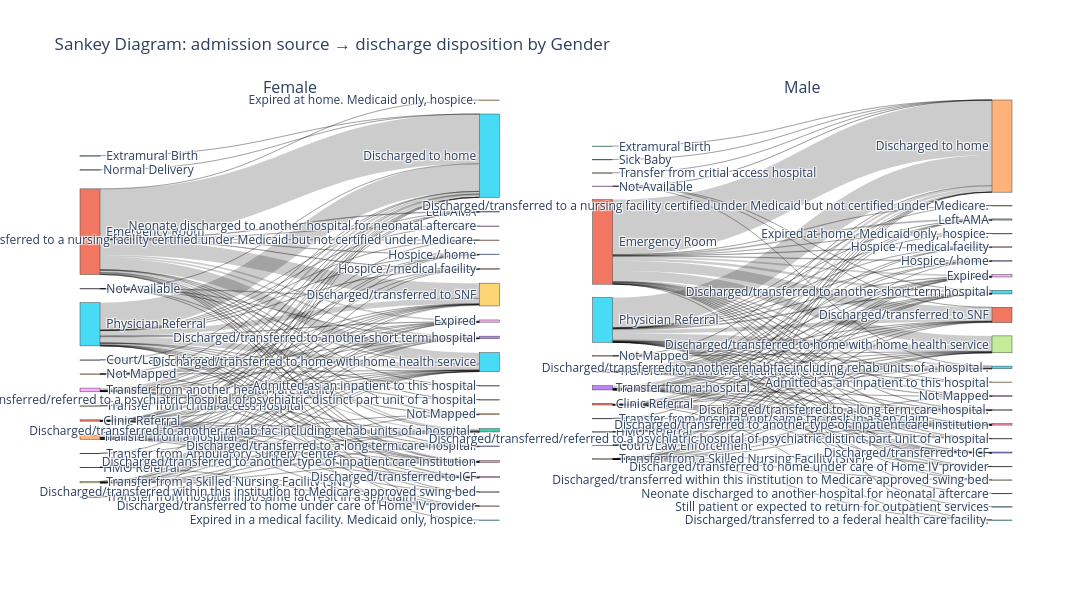

The notebook cell saved with this chart:
### Code cell
import plotly.graph_objects as go
from plotly.subplots import make_subplots

# Assuming df has columns: A, B, gender
genders = diabetic_data["gender"].dropna().unique()

fig = make_subplots(
    rows=1,
    cols=2,
    specs=[[{"type": "domain"}, {"type": "domain"}]],
    subplot_titles=[str(g) for g in genders]
)

for i, gender in enumerate(genders[:2], start=1):
    subset = diabetic_data[diabetic_data["gender"] == gender]

    # Count flows from A to B
    flows = (
        subset.groupby(["description_admissions_source", "description_discharge_disposition"])
        .size()
        .reset_index(name="count")
    )

    # Create distinct source and target nodes
    sources = flows["description_admissions_source"].unique().tolist()
    targets = flows["description_discharge_disposition"].unique().tolist()

    labels = sources + targets

    source_map = {v: j for j, v in enumerate(sources)}
    target_map = {
        v: j + len(sources)
        for j, v in enumerate(targets)
    }

    fig.add_trace(
        go.Sankey(
            node=dict(
                label=[str(x) for x in labels],
                pad=15,
                thickness=20
            ),
            link=dict(
                source=flows["description_admissions_source"].map(source_map),
                target=flows["description_discharge_disposition"].map(target_map),
                value=flows["count"]
            )
        ),
        row=1,
        col=i
    )

fig.update_layout(
    title_text="Sankey Diagram: admission source → discharge disposition by Gender",
    width=1200,
    height=600,
    font_size=12
)

fig.show()

### Figure 1 — Plotly figure (JSON) as saved in the notebook; plotly's stock layout.template omitted (floating-point values rounded to 4 significant figures)
{"data": [{"domain": {"x": [0, 0.45], "y": [0, 1]}, "link": {"source": [0, 0, 1, 1, 1, 1, 1, 1, 1, 1, 1, 1, 1, 1, 1, 1, 1, 1, 1, 1, 1, 1, 2, 3, 3, 3, 3, 3, 3, 4, 4, 4, 4, 4, 4, 5, 5, 5, 5, 5, 5, 5, 5, 5, 5, 5, 5, 5, 5, 5, 5, 5, 5, 5, 5, 6, 6, 7, 7, 7, 7, 7, 7, 7, 7, 7, 7, 7, 7, 8, 8, 8, 8, 8, 8, 8, 8, 8, 8, 8, 8, 9, 9, 9, 10, 10, 11, 11, 11, 11, 11, 11, 11, 11, 11, 11, 11, 11, 11, 11, 12, 12, 12, 12, 12, 12, 12, 12, 13, 14, 14, 14, 14, 14, 14, 14, 14, 14, 14, 14, 14, 14, 14], "target": [15, 16, 17, 15, 18, 19, 20, 21, 22, 23, 16, 24, 25, 26, 27, 28, 29, 30, 31, 32, 33, 34, 15, 15, 19, 22, 23, 16, 25, 15, 19, 23, 16, 25, 28, 17, 15, 18, 19, 20, 21, 22, 23, 16, 24, 25, 26, 27, 28, 35, 30, 31, 32, 33, 34, 15, 25, 15, 18, 19, 20, 22, 23, 16, 25, 28, 30, 31, 34, 15, 18, 19, 20, 22, 23, 16, 25, 28, 30, 31, 32, 15, 19, 25, 15, 25, 15, 18, 19, 20, 21, 22, 23, 16, 24, 25, 26, 28, 30, 32, 15, 19, 22, 23, 16, 24, 25, 28, 15, 15, 18, 19, 20, 22, 23, 16, 24, 25, 28, 30, 31, 32, 34], "value": [5, 1, 6, 17452, 285, 5323, 130, 23, 660, 606, 339, 17, 3990, 6, 37, 577, 4, 148, 122, 192, 3, 173, 1, 56, 5, 1, 5, 1, 3, 51, 16, 1, 1, 7, 2, 4, 9663, 98, 1876, 84, 8, 446, 204, 177, 14, 2166, 29, 28, 120, 1, 45, 35, 37, 1, 132, 1, 1, 27, 8, 384, 5, 6, 5, 6, 29, 23, 2, 4, 1, 855, 87, 237, 1, 10, 15, 49, 23, 11, 2, 1, 5, 3, 1, 1, 1, 7, 307, 10, 30, 2, 1, 15, 3, 10, 6, 81, 1, 10, 2, 2, 19, 8, 1, 2, 1, 1, 16, 1, 2, 840, 12, 125, 5, 21, 42, 26, 3, 322, 28, 3, 3, 4, 4]}, "node": {"label": [" Court/Law Enforcement", " Emergency Room", " Extramural Birth", " Not Available", " Not Mapped", " Physician Referral", " Transfer from Ambulatory Surgery Center", " Transfer from a Skilled Nursing Facility (SNF)", " Transfer from another health care facility", " Transfer from critial access hospital", " Transfer from hospital inpt/same fac reslt in a sep claim", "Clinic Referral", "HMO Referral", "Normal Delivery", "Transfer from a hospital", "Discharged to home", "Discharged/transferred to another type of inpatient care institution", "Admitted as an inpatient to this hospital", "Discharged/transferred to ICF", "Discharged/transferred to SNF", "Discharged/transferred to a long term care hospital.", "Discharged/transferred to a nursing facility certified under Medicaid but not certified under Medicare.", "Discharged/transferred to another rehab fac including rehab units of a hospital .", "Discharged/transferred to another short term hospital", "Discharged/transferred to home under care of Home IV provider", "Discharged/transferred to home with home health service", "Discharged/transferred within this institution to Medicare approved swing bed", "Discharged/transferred/referred to a psychiatric hospital of psychiatric distinct part unit of a hospital", "Expired", "Expired at home. Medicaid only, hospice.", "Hospice / home", "Hospice / medical facility", "Left AMA", "Neonate discharged to another hospital for neonatal aftercare", "Not Mapped", "Expired in a medical facility. Medicaid only, hospice."], "pad": 15, "thickness": 20}, "type": "sankey"}, {"domain": {"x": [0.55, 1], "y": [0, 1]}, "link": {"source": [0, 0, 0, 0, 0, 1, 1, 1, 1, 1, 1, 1, 1, 1, 1, 1, 1, 1, 1, 1, 1, 1, 1, 1, 1, 2, 3, 3, 3, 3, 4, 4, 4, 4, 5, 5, 5, 5, 5, 5, 5, 5, 5, 5, 5, 5, 5, 5, 5, 5, 5, 5, 5, 5, 5, 6, 7, 7, 7, 7, 7, 7, 7, 7, 7, 7, 7, 7, 7, 8, 8, 8, 8, 8, 8, 8, 8, 8, 8, 8, 8, 9, 10, 10, 11, 11, 11, 11, 11, 11, 11, 11, 11, 11, 11, 11, 11, 12, 12, 12, 12, 12, 12, 13, 13, 13, 13, 13, 13, 13, 13, 13, 13, 13, 13, 13, 13, 13], "target": [14, 15, 16, 17, 18, 19, 14, 20, 21, 22, 23, 24, 25, 15, 16, 26, 17, 27, 28, 18, 29, 30, 31, 32, 33, 14, 14, 21, 25, 15, 14, 20, 21, 17, 19, 14, 20, 21, 23, 24, 25, 15, 16, 26, 17, 27, 28, 18, 29, 30, 31, 32, 34, 33, 35, 14, 14, 20, 21, 22, 23, 25, 15, 16, 17, 27, 18, 30, 33, 14, 20, 21, 23, 25, 15, 16, 17, 18, 30, 31, 32, 14, 14, 16, 14, 20, 21, 22, 23, 25, 15, 16, 26, 17, 28, 18, 32, 14, 21, 15, 16, 17, 18, 14, 20, 21, 23, 25, 15, 16, 26, 17, 28, 18, 30, 31, 32, 33], "value": [4, 1, 3, 1, 1, 6, 16528, 179, 2967, 2, 95, 14, 454, 766, 266, 27, 2850, 7, 36, 547, 3, 138, 105, 292, 153, 1, 50, 1, 2, 1, 63, 1, 8, 11, 5, 9148, 66, 1213, 60, 2, 290, 237, 105, 18, 1892, 19, 34, 121, 1, 46, 28, 54, 2, 121, 3, 1, 11, 6, 187, 1, 2, 3, 4, 6, 14, 1, 18, 2, 1, 661, 32, 127, 3, 6, 22, 40, 25, 9, 1, 1, 8, 3, 3, 1, 357, 11, 22, 2, 4, 13, 7, 9, 3, 78, 3, 11, 3, 28, 5, 2, 5, 15, 1, 861, 10, 68, 4, 17, 50, 17, 5, 195, 1, 27, 4, 4, 4, 7]}, "node": {"label": [" Court/Law Enforcement", " Emergency Room", " Extramural Birth", " Not Available", " Not Mapped", " Physician Referral", " Sick Baby", " Transfer from a Skilled Nursing Facility (SNF)", " Transfer from another health care facility", " Transfer from critial access hospital", " Transfer from hospital inpt/same fac reslt in a sep claim", "Clinic Referral", "HMO Referral", "Transfer from a hospital", "Discharged to home", "Discharged/transferred to another short term hospital", "Discharged/transferred to another type of inpatient care institution", "Discharged/transferred to home with home health service", "Expired", "Admitted as an inpatient to this hospital", "Discharged/transferred to ICF", "Discharged/transferred to SNF", "Discharged/transferred to a federal health care facility.", "Discharged/transferred to a long term care hospital.", "Discharged/transferred to a nursing facility certified under Medicaid but not certified under Medicare.", "Discharged/transferred to another rehab fac including rehab units of a hospital .", "Discharged/transferred to home under care of Home IV provider", "Discharged/transferred within this institution to Medicare approved swing bed", "Discharged/transferred/referred to a psychiatric hospital of psychiatric distinct part unit of a hospital", "Expired at home. Medicaid only, hospice.", "Hospice / home", "Hospice / medical facility", "Left AMA", "Not Mapped", "Neonate discharged to another hospital for neonatal aftercare", "Still patient or expected to return for outpatient services"], "pad": 15, "thickness": 20}, "type": "sankey"}], "layout": {"annotations": [{"font": {"size": 16}, "showarrow": false, "text": "Female", "x": 0.225, "xanchor": "center", "xref": "paper", "y": 1, "yanchor": "bottom", "yref": "paper"}, {"font": {"size": 16}, "showarrow": false, "text": "Male", "x": 0.775, "xanchor": "center", "xref": "paper", "y": 1, "yanchor": "bottom", "yref": "paper"}], "font": {"size": 12}, "height": 600, "title": {"text": "Sankey Diagram: admission source → discharge disposition by Gender"}, "width": 1200}}
